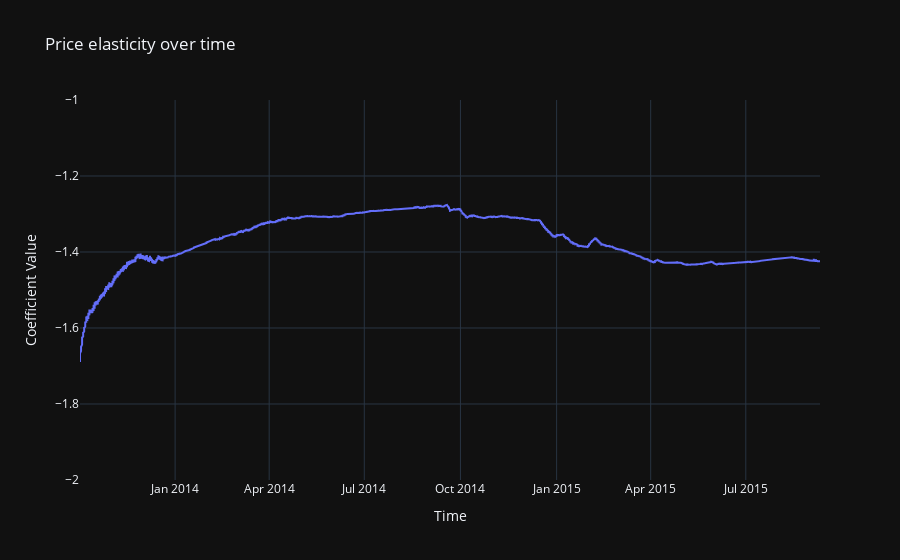

This figure's notebook cell:
### Markdown cell above
We also know that price sensitivity or elasticity is not constant but changes over time.  There are multiple ways to measure this change such as using ARIMA, or linear regression with a time step interaction. In this section, we'll recursively build a simple regression across time and graph the resuls. (See below graph)

### Code cell
model = smf.ols(formula='np.log(QUANTITY) ~ np.log(PRICE) + IS_WEEKEND + np.log(AVERAGE_TEMPERATURE)', data=dft).fit()

rec_exog = pd.DataFrame(model.model.exog, columns=model.model.exog_names)
rec_endog = pd.DataFrame(model.model.endog, columns= [model.model.endog_names])

mod = sm.RecursiveLS(rec_endog, rec_exog)
res = mod.fit()
# print(res.summary())

time_points = dft.index
coefs = res.recursive_coefficients['filtered'][1, :]
covered = time_points>(pd.to_datetime('2013-10-01'))

fig = go.Figure()

fig.add_trace(go.Scatter(
    x=time_points[covered], 
    y=coefs[covered],
    mode='lines',
    name=f'Coefficient'
))

fig.update_layout(
    title="Price elasticity over time",
    xaxis_title="Time",
    yaxis_title="Coefficient Value",
    template="plotly_dark",
    yaxis=dict(
        range=[-2, -1]  # Set the Y-axis range
    )

)

fig.show()

### Figure 1 — Plotly figure (JSON) as saved in the notebook; plotly's stock layout.template omitted (floating-point values rounded to 4 significant figures; data arrays with more than 128 entries replaced by an {"elided": "..."} marker saying what was removed)
{"data": [{"mode": "lines", "name": "Coefficient", "type": "scatter", "x": {"elided": "2127 str values"}, "y": {"elided": "2127 float values"}}], "layout": {"title": {"text": "Price elasticity over time"}, "xaxis": {"title": {"text": "Time"}}, "yaxis": {"range": [-2, -1], "title": {"text": "Coefficient Value"}}}}
